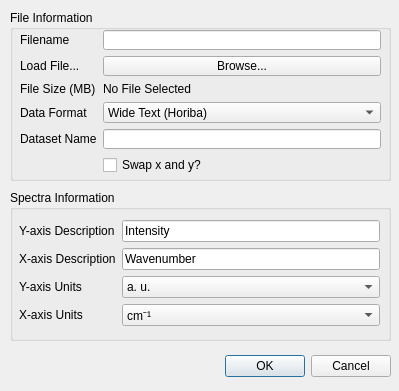
<?xml version="1.0" encoding="UTF-8"?>
<ui version="4.0">
 <class>LoadDataset</class>
 <widget class="QDialog" name="LoadDataset">
  <property name="geometry">
   <rect>
    <x>0</x>
    <y>0</y>
    <width>399</width>
    <height>391</height>
   </rect>
  </property>
  <property name="windowTitle">
   <string>Load Dataset</string>
  </property>
  <widget class="QDialogButtonBox" name="buttonBox">
   <property name="geometry">
    <rect>
     <x>50</x>
     <y>350</y>
     <width>341</width>
     <height>32</height>
    </rect>
   </property>
   <property name="orientation">
    <enum>Qt::Horizontal</enum>
   </property>
   <property name="standardButtons">
    <set>QDialogButtonBox::Cancel|QDialogButtonBox::Ok</set>
   </property>
  </widget>
  <widget class="QGroupBox" name="groupBox">
   <property name="geometry">
    <rect>
     <x>10</x>
     <y>190</y>
     <width>381</width>
     <height>151</height>
    </rect>
   </property>
   <property name="title">
    <string>Spectra Information</string>
   </property>
   <widget class="QWidget" name="formLayoutWidget_2">
    <property name="geometry">
     <rect>
      <x>9</x>
      <y>30</y>
      <width>361</width>
      <height>111</height>
     </rect>
    </property>
    <layout class="QFormLayout" name="formLayout_2">
     <item row="0" column="0">
      <widget class="QLabel" name="label_6">
       <property name="text">
        <string>Y-axis Description</string>
       </property>
      </widget>
     </item>
     <item row="1" column="0">
      <widget class="QLabel" name="label_7">
       <property name="text">
        <string>X-axis Description</string>
       </property>
      </widget>
     </item>
     <item row="2" column="0">
      <widget class="QLabel" name="label_8">
       <property name="text">
        <string>Y-axis Units</string>
       </property>
      </widget>
     </item>
     <item row="3" column="0">
      <widget class="QLabel" name="label_9">
       <property name="text">
        <string>X-axis Units</string>
       </property>
      </widget>
     </item>
     <item row="0" column="1">
      <widget class="QLineEdit" name="yDescription">
       <property name="text">
        <string>Intensity</string>
       </property>
      </widget>
     </item>
     <item row="1" column="1">
      <widget class="QLineEdit" name="xDescription">
       <property name="text">
        <string>Wavenumber</string>
       </property>
      </widget>
     </item>
     <item row="2" column="1">
      <widget class="QComboBox" name="yUnits">
       <item>
        <property name="text">
         <string>a. u.</string>
        </property>
       </item>
       <item>
        <property name="text">
         <string>arb. units</string>
        </property>
       </item>
       <item>
        <property name="text">
         <string/>
        </property>
       </item>
      </widget>
     </item>
     <item row="3" column="1">
      <widget class="QComboBox" name="xUnits">
       <item>
        <property name="text">
         <string>cm⁻¹</string>
        </property>
       </item>
       <item>
        <property name="text">
         <string>nm</string>
        </property>
       </item>
       <item>
        <property name="text">
         <string>Å</string>
        </property>
       </item>
      </widget>
     </item>
    </layout>
   </widget>
  </widget>
  <widget class="QGroupBox" name="groupBox_2">
   <property name="geometry">
    <rect>
     <x>10</x>
     <y>10</y>
     <width>381</width>
     <height>171</height>
    </rect>
   </property>
   <property name="title">
    <string>File Information</string>
   </property>
   <widget class="QWidget" name="formLayoutWidget_3">
    <property name="geometry">
     <rect>
      <x>10</x>
      <y>20</y>
      <width>361</width>
      <height>145</height>
     </rect>
    </property>
    <layout class="QFormLayout" name="formLayout_3">
     <property name="fieldGrowthPolicy">
      <enum>QFormLayout::AllNonFixedFieldsGrow</enum>
     </property>
     <item row="0" column="0">
      <widget class="QLabel" name="label">
       <property name="text">
        <string>Filename</string>
       </property>
      </widget>
     </item>
     <item row="0" column="1">
      <widget class="QLineEdit" name="filenameBox">
       <property name="enabled">
        <bool>true</bool>
       </property>
      </widget>
     </item>
     <item row="1" column="0">
      <widget class="QLabel" name="label_2">
       <property name="text">
        <string>Load File...</string>
       </property>
      </widget>
     </item>
     <item row="1" column="1">
      <widget class="QPushButton" name="browseButton">
       <property name="text">
        <string>Browse...</string>
       </property>
      </widget>
     </item>
     <item row="2" column="0">
      <widget class="QLabel" name="label_4">
       <property name="text">
        <string>File Size (MB)</string>
       </property>
      </widget>
     </item>
     <item row="2" column="1">
      <widget class="QLabel" name="fileSize">
       <property name="text">
        <string>No File Selected</string>
       </property>
      </widget>
     </item>
     <item row="3" column="0">
      <widget class="QLabel" name="label_3">
       <property name="text">
        <string>Data Format</string>
       </property>
      </widget>
     </item>
     <item row="3" column="1">
      <widget class="QComboBox" name="dataFormatBox">
       <item>
        <property name="text">
         <string>Wide Text (Horiba)</string>
        </property>
       </item>
       <item>
        <property name="text">
         <string>Long Text (Most others)</string>
        </property>
       </item>
       <item>
        <property name="text">
         <string>Matlab</string>
        </property>
       </item>
       <item>
        <property name="text">
         <string>ENVI (Nicolet)</string>
        </property>
       </item>
       <item>
        <property name="text">
         <string>ENVI (Standard)</string>
        </property>
       </item>
       <item>
        <property name="text">
         <string>ENVI (Varian/Agilent)</string>
        </property>
       </item>
       <item>
        <property name="text">
         <string>Thermo Galactic .spc</string>
        </property>
       </item>
       <item>
        <property name="text">
         <string>Vespucci Dataset</string>
        </property>
       </item>
      </widget>
     </item>
     <item row="4" column="0">
      <widget class="QLabel" name="label_5">
       <property name="text">
        <string>Dataset Name</string>
       </property>
      </widget>
     </item>
     <item row="4" column="1">
      <widget class="QLineEdit" name="nameBox">
       <property name="toolTip">
        <string>The dataset should have a unique name that is a valid filename on your operating system.</string>
       </property>
      </widget>
     </item>
     <item row="5" column="1">
      <widget class="QCheckBox" name="swapCheckBox">
       <property name="toolTip">
        <string>Depending on your settings, your data may have y in the column before x, rather than the traditional x before y.  Enabling this option will take the first column as y and second column as x.  Applies only to text files.</string>
       </property>
       <property name="text">
        <string>Swap x and y?</string>
       </property>
      </widget>
     </item>
    </layout>
   </widget>
  </widget>
 </widget>
 <resources/>
 <connections>
  <connection>
   <sender>buttonBox</sender>
   <signal>accepted()</signal>
   <receiver>LoadDataset</receiver>
   <slot>accept()</slot>
   <hints>
    <hint type="sourcelabel">
     <x>248</x>
     <y>254</y>
    </hint>
    <hint type="destinationlabel">
     <x>157</x>
     <y>274</y>
    </hint>
   </hints>
  </connection>
  <connection>
   <sender>buttonBox</sender>
   <signal>rejected()</signal>
   <receiver>LoadDataset</receiver>
   <slot>reject()</slot>
   <hints>
    <hint type="sourcelabel">
     <x>316</x>
     <y>260</y>
    </hint>
    <hint type="destinationlabel">
     <x>286</x>
     <y>274</y>
    </hint>
   </hints>
  </connection>
 </connections>
</ui>
